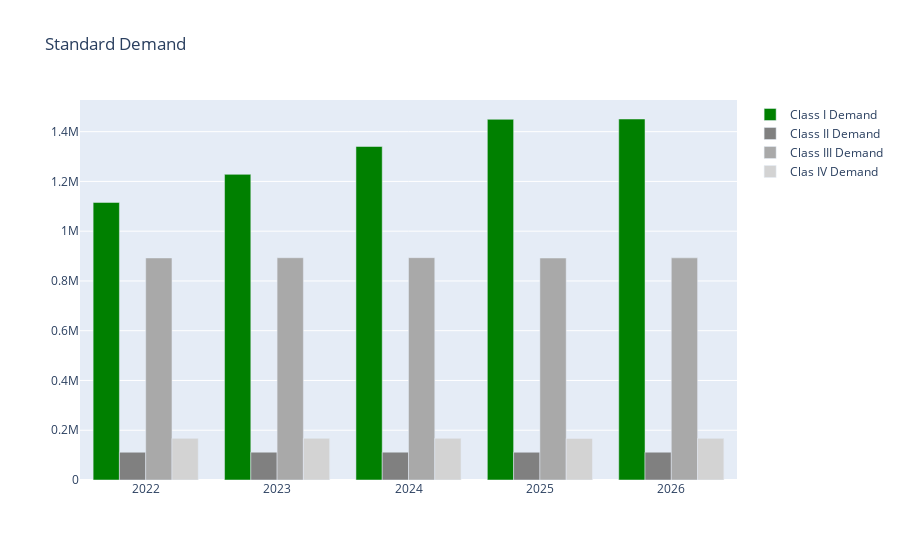

Source (notebook cell):
### Code cell
demand_fig = go.Figure()
demand_fig.add_trace(
    go.Bar(name='Class I Demand',
        x= total['Year'],
        y= (total['I_NT_D']), 
        marker_color='Green'
    ),
)
demand_fig.add_trace(
    go.Bar(name='Class II Demand',
        x= total['Year'],
        y= (total['II_D']), 
        marker_color='grey'
    ),
)
demand_fig.add_trace(
    go.Bar(name='Class III Demand',
        x= total['Year'],
        y= (total['III_D']), 
        marker_color='darkgrey'
    ),
)
demand_fig.add_trace(
    go.Bar(name='Clas IV Demand',
        x= total['Year'],
        y= (total['IV_D']), 
        marker_color='lightgrey'
    ),
)


demand_fig.update_layout(title_text="Standard Demand")
demand_fig.show()

### Figure 1 — Plotly figure (JSON) as saved in the notebook; plotly's stock layout.template omitted (floating-point values rounded to 4 significant figures)
{"data": [{"marker": {"color": "Green"}, "name": "Class I Demand", "type": "bar", "x": [2022, 2023, 2024, 2025, 2026], "y": [1116000.0, 1228000.0, 1340000.0, 1450000.0, 1451000.0]}, {"marker": {"color": "grey"}, "name": "Class II Demand", "type": "bar", "x": [2022, 2023, 2024, 2025, 2026], "y": [111600.0, 111700.0, 111700.0, 111500.0, 111600.0]}, {"marker": {"color": "darkgrey"}, "name": "Class III Demand", "type": "bar", "x": [2022, 2023, 2024, 2025, 2026], "y": [892400.0, 893300.0, 893600.0, 892100.0, 892800.0]}, {"marker": {"color": "lightgrey"}, "name": "Clas IV Demand", "type": "bar", "x": [2022, 2023, 2024, 2025, 2026], "y": [167300.0, 167500.0, 167500.0, 167300.0, 167400.0]}], "layout": {"title": {"text": "Standard Demand"}}}
